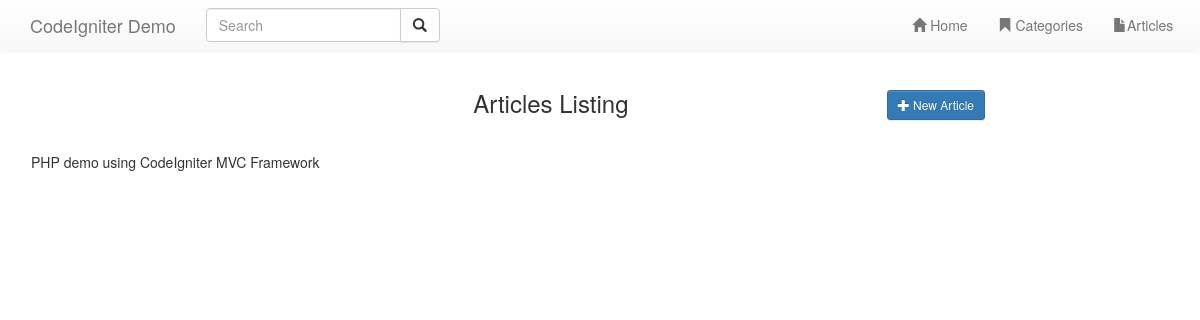
The page /index.php/articles on the database as committed earlier.
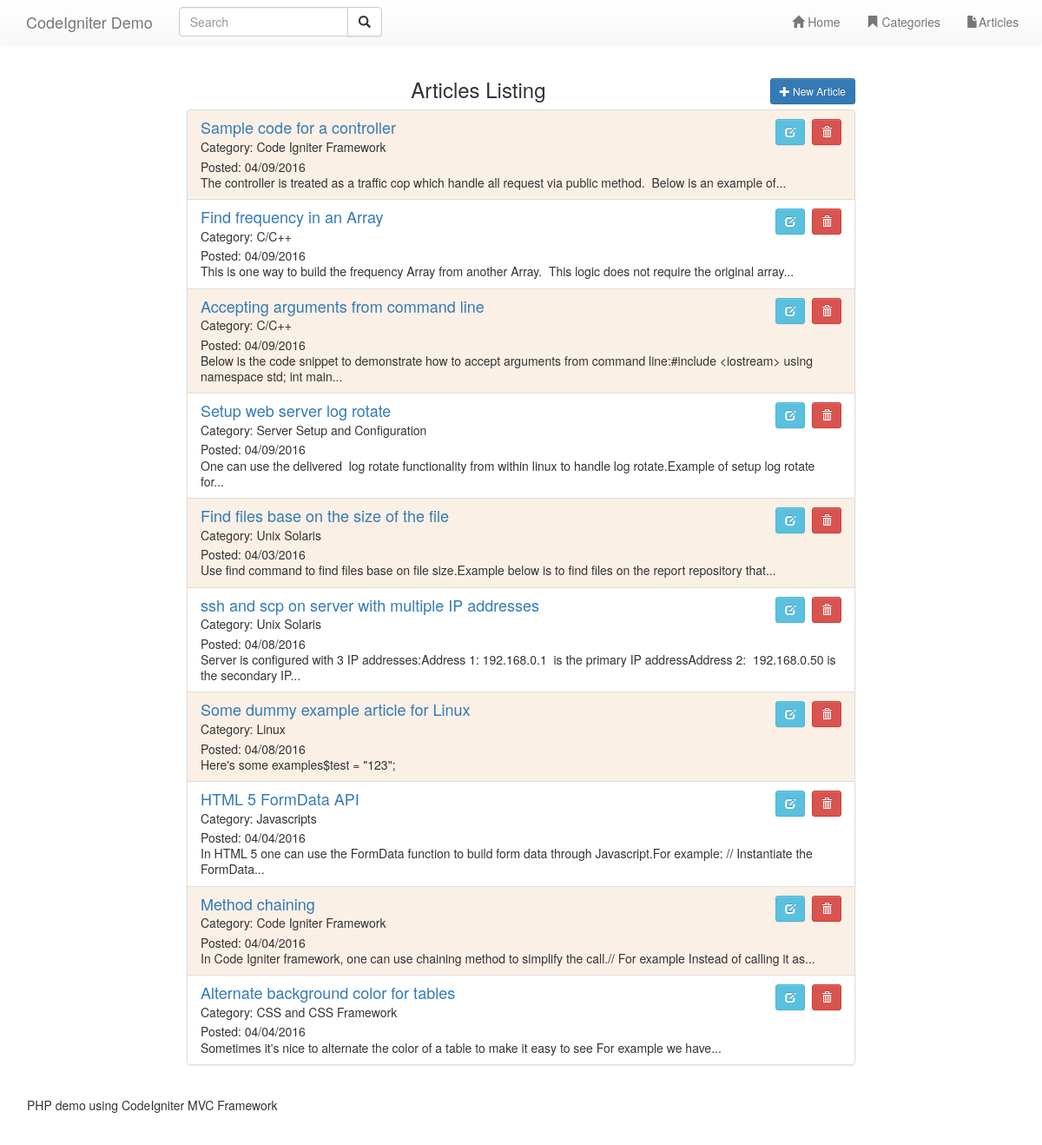
The same page on the database as committed later.
### tables this page shows
CREATE TABLE IF NOT EXISTS `articles` (
  `articleId` int(11) unsigned NOT NULL AUTO_INCREMENT,
  `categoryId` int(11) unsigned NOT NULL,
  `title` varchar(100) NOT NULL,
  `content` longtext NOT NULL,
  `createdDate` date NOT NULL,
  `modifiedDate` date NOT NULL,
  PRIMARY KEY (`articleId`),
  KEY `categoryId` (`categoryId`)
);

### application/controllers/Articles.php (called while the page is built, shortened)
<?php
class Articles extends CI_Controller {
    public function __construct() {
        $this->load->model('articles_model', 'articles');
        $this->load->model('categories_model', 'categories');
    }
    public function index() {
        $data['article_list'] = $this->articles->getArticle();
        $this->load->view('header');
        $this->load->view('articles/listing', $data);
        $this->load->view('footer');
    }
}

### index.php (called while the page is built, shortened)
<?php
require_once BASEPATH.'core/CodeIgniter.php';

### application/models/Articles_model.php (called while the page is built, shortened)
<?php
class Articles_model extends CI_Model {
    public function getArticle($articleId = NULL,$limit = NULL) {
        $categoryName = "(select name from categories
                    where categoryId = a.categoryId)
                AS categoryName";
        $this->db->select('*');
        $this->db->select($categoryName);
        $this->db->order_by('a.modifiedDate', 'DESC')
                ->order_by('a.createdDate', 'DESC');
        $query = $this->db->get('articles a');
        if ($query->num_rows() === 1 && ! is_null($articleId)) {
            return $query->result_array()[0];
        } else {
            return $query->result_array();
        }
    }
}

### application/views/articles/listing.php (the view, shortened to what this page needs)
<main>
  <div class="container-fluid">
    <div class="row">
      <div class="col-xs-12 col-md-8 col-md-offset-2">
        <div class="item-group">
          <a class="btn btn-sm btn-primary pull-right" href="<?=base_url('articles/form')?>">
            <span class="glyphicon glyphicon-plus"></span>
            New Article
          </a>
          <h3 class="text-center">Articles Listing</h3>
        </div>
        <div class="list-group">
          <?php foreach ($article_list as $article): ?>
            <div class="list-group-item">
              <a itemId="<?=$article['articleId']?>"
                class="itemDelete btn btn-sm btn-danger pull-right" data-toggle="tooltip"
                data-placement="bottom" title="Delete Article" href="">
                <span class="glyphicon glyphicon-trash">
              </a>
              <span class="pull-right">&nbsp;&nbsp;</span>
              <a class="btn btn-sm btn-info pull-right"
                data-toggle="tooltip" data-placement="bottom" title="Edit Article"
                href="<?=base_url('articles/form') . '/' . $article['articleId']?>">
                <span class="glyphicon glyphicon-edit">
              </a>
                <a href="<?=base_url('articles/view') . '/' . $article['articleId']?>">
                  <h4 class="list-group-item-heading"><?=html_escape($article['title'])?></h4>
                </a>
                <h5 class="list-group-item-heading">Category: <?=html_escape($article['categoryName'])?></h5>
                <p class="list-group-item-text">Posted: <?=nice_date($article['createdDate'], 'm/d/Y') ?></p>
                <p class="list-group-item-text"><?=word_limiter(strip_tags($article['content']), 20, '...') ?></p>
            </div>
          <?php endforeach; ?>
        </div>
      </div>
    </div>
  </div>
</main>

Rows that differ between the two databases and show on the page:
added articles: title "Sample code for a controller", categoryName "Code Igniter Framework", createdDate "04/09/2016", content "The controller is treated as a traffic cop which handle all request via public method. Below is an example of..."
added articles: title "Find frequency in an Array", categoryName "C/C++", createdDate "04/09/2016", content "This is one way to build the frequency Array from another Array. This logic does not require the original array..."
added articles: title "Accepting arguments from command line", categoryName "C/C++", createdDate "04/09/2016", content "Below is the code snippet to demonstrate how to accept arguments from command line:#include <iostream> using namespace std; int main..."
added articles: title "Setup web server log rotate", categoryName "Server Setup and Configuration", createdDate "04/09/2016", content "One can use the delivered log rotate functionality from within linux to handle log rotate.Example of setup log rotate for..."
added articles: title "Find files base on the size of the file", categoryName "Unix Solaris", createdDate "04/03/2016", content "Use find command to find files base on file size.Example below is to find files on the report repository that..."
added articles: title "ssh and scp on server with multiple IP addresses", categoryName "Unix Solaris", createdDate "04/08/2016", content "Server is configured with 3 IP addresses:Address 1: 192.168.0.1 is the primary IP addressAddress 2: 192.168.0.50 is the secondary IP..."
added articles: title "Some dummy example article for Linux", categoryName "Linux", createdDate "04/08/2016", content "Here's some examples$test = \"123\";"
added articles: title "HTML 5 FormData API", categoryName "Javascripts", createdDate "04/04/2016", content "In HTML 5 one can use the FormData function to build form data through Javascript.For example: // Instantiate the FormData..."
added articles: title "Method chaining", categoryName "Code Igniter Framework", createdDate "04/04/2016", content "In Code Igniter framework, one can use chaining method to simplify the call.// For example Instead of calling it as..."
added articles: title "Alternate background color for tables", categoryName "CSS and CSS Framework", createdDate "04/04/2016", content "Sometimes it's nice to alternate the color of a table to make it easy to see For example we have..."
